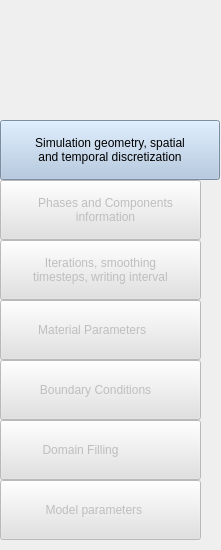
  <widget class="QWidget" name="Side_widget" native="true">
   <property name="geometry">
    <rect>
     <x>0</x>
     <y>0</y>
     <width>221</width>
     <height>550</height>
    </rect>
   </property>
   <widget class="QPushButton" name="sideBtn1">
    <property name="geometry">
     <rect>
      <x>0</x>
      <y>120</y>
      <width>220</width>
      <height>60</height>
     </rect>
    </property>
    <property name="styleSheet">
     <string notr="true">background-color: rgb(171, 196, 223);
font: 10pt &quot;Ubuntu&quot;;
text-align : center;
</string>
    </property>
    <property name="text">
     <string>Simulation geometry, spatial 
and temporal discretization</string>
    </property>
    <property name="icon">
     <iconset>
      <normaloff>:/mainWindow/resources/favicon.png</normaloff>:/mainWindow/resources/favicon.png</iconset>
    </property>
    <property name="iconSize">
     <size>
      <width>26</width>
      <height>26</height>
     </size>
    </property>
   </widget>
   <widget class="QPushButton" name="sideBtn2">
    <property name="enabled">
     <bool>false</bool>
    </property>
    <property name="geometry">
     <rect>
      <x>0</x>
      <y>180</y>
      <width>201</width>
      <height>60</height>
     </rect>
    </property>
    <property name="layoutDirection">
     <enum>Qt::LeftToRight</enum>
    </property>
    <property name="styleSheet">
     <string notr="true">font: 10pt &quot;Ubuntu&quot;;
background-color: rgb(225, 225, 225);
text-align : center</string>
    </property>
    <property name="text">
     <string>   Phases and Components 
   information</string>
    </property>
    <property name="icon">
     <iconset>
      <normaloff>:/mainWindow/resources/phases.png</normaloff>:/mainWindow/resources/phases.png</iconset>
    </property>
    <property name="iconSize">
     <size>
      <width>26</width>
      <height>26</height>
     </size>
    </property>
   </widget>
   <widget class="QPushButton" name="sideBtn5">
    <property name="enabled">
     <bool>false</bool>
    </property>
    <property name="geometry">
     <rect>
      <x>0</x>
      <y>360</y>
      <width>201</width>
      <height>60</height>
     </rect>
    </property>
    <property name="styleSheet">
     <string notr="true">font: 10pt &quot;Ubuntu&quot;;
background-color: rgb(225, 225, 225);</string>
    </property>
    <property name="text">
     <string>   Boundary Conditions      </string>
    </property>
    <property name="iconSize">
     <size>
      <width>34</width>
      <height>34</height>
     </size>
    </property>
   </widget>
   <widget class="QPushButton" name="sideBtn3">
    <property name="enabled">
     <bool>false</bool>
    </property>
    <property name="geometry">
     <rect>
      <x>0</x>
      <y>240</y>
      <width>201</width>
      <height>60</height>
     </rect>
    </property>
    <property name="styleSheet">
     <string notr="true">font: 10pt &quot;Ubuntu&quot;;
background-color: rgb(225, 225, 225);</string>
    </property>
    <property name="text">
     <string>Iterations, smoothing 
timesteps, writing interval</string>
    </property>
    <property name="icon">
     <iconset>
      <normaloff>:/mainWindow/resources/time.png</normaloff>:/mainWindow/resources/time.png</iconset>
    </property>
    <property name="iconSize">
     <size>
      <width>26</width>
      <height>26</height>
     </size>
    </property>
   </widget>
   <widget class="QPushButton" name="sideBtn4">
    <property name="enabled">
     <bool>false</bool>
    </property>
    <property name="geometry">
     <rect>
      <x>0</x>
      <y>300</y>
      <width>201</width>
      <height>60</height>
     </rect>
    </property>
    <property name="styleSheet">
     <string notr="true">font: 10pt &quot;Ubuntu&quot;;
background-color: rgb(225, 225, 225);
text-align : center;</string>
    </property>
    <property name="text">
     <string>   Material Parameters        </string>
    </property>
    <property name="icon">
     <iconset>
      <normaloff>:/mainWindow/resources/nacl.png</normaloff>:/mainWindow/resources/nacl.png</iconset>
    </property>
    <property name="iconSize">
     <size>
      <width>26</width>
      <height>26</height>
     </size>
    </property>
   </widget>
   <widget class="QPushButton" name="sideBtn7">
    <property name="enabled">
     <bool>false</bool>
    </property>
    <property name="geometry">
     <rect>
      <x>0</x>
      <y>480</y>
      <width>201</width>
      <height>60</height>
     </rect>
    </property>
    <property name="styleSheet">
     <string notr="true">font: 10pt &quot;Ubuntu&quot;;
background-color: rgb(225, 225, 225);</string>
    </property>
    <property name="text">
     <string>     Model parameters         </string>
    </property>
    <property name="iconSize">
     <size>
      <width>26</width>
      <height>26</height>
     </size>
    </property>
   </widget>
   <widget class="QPushButton" name="sideBtn6">
    <property name="enabled">
     <bool>false</bool>
    </property>
    <property name="geometry">
     <rect>
      <x>0</x>
      <y>420</y>
      <width>201</width>
      <height>60</height>
     </rect>
    </property>
    <property name="styleSheet">
     <string notr="true">font: 10pt &quot;Ubuntu&quot;;
background-color: rgb(225, 225, 225);</string>
    </property>
    <property name="text">
     <string>      Domain Filling                  </string>
    </property>
    <property name="icon">
     <iconset>
      <normaloff>../../.designer/backup/shape.png</normaloff>../../.designer/backup/shape.png</iconset>
    </property>
    <property name="iconSize">
     <size>
      <width>35</width>
      <height>35</height>
     </size>
    </property>
   </widget>
  </widget>
